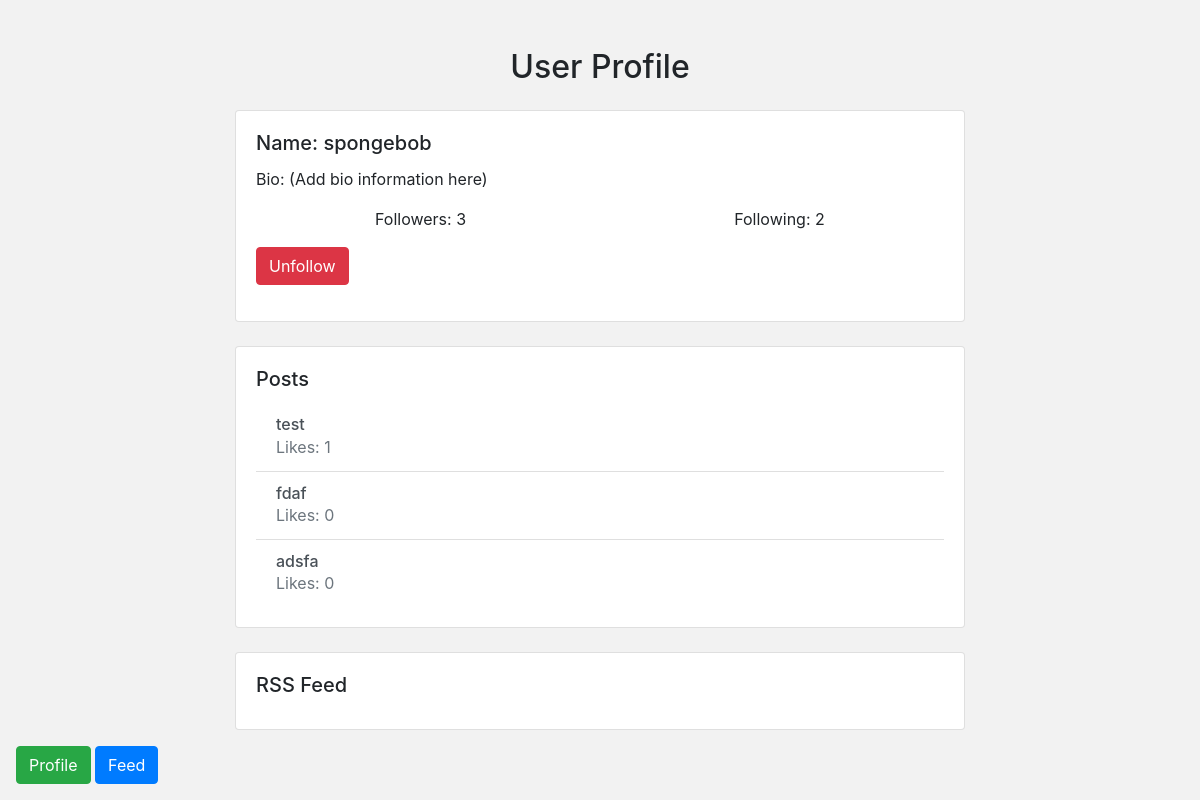
Page /Linkfeed/profile/spongebob/ (signed in) on the committed database.
### Linkfeed/models.py (models this page shows, shortened)
class Profile(models.Model):
    user = models.OneToOneField(User, on_delete=models.CASCADE)
    follower = models.ManyToManyField(User, blank=True, related_name="follower_user")
    following = models.ManyToManyField(User, blank=True, related_name="following_user")

class User(AbstractUser):
    pass

class Post(models.Model):
    user = models.ForeignKey("User", on_delete=models.CASCADE, related_name="posts")
    title = models.CharField(blank="Title", max_length=255)
    body = models.TextField(blank=True)
    likes = models.ManyToManyField(User, related_name="blog_posts")
    timestamp = models.DateTimeField(auto_now_add=True)
    def total_likes(self):
        return self.likes.count()

### Linkfeed/views.py (the view)
# urls.py: path('profile', views.current_user_profile, name='current_user_profile'),
def profile(request, username):
    if not request.user.is_authenticated:
        return HttpResponseRedirect(reverse("login"))
    else:
        profile_user = get_object_or_404(User, username=username)
        if profile_user == request.user:
            return redirect('current_user_profile')
        else:
            posts = Post.objects.filter(user=profile_user)
            profile = get_object_or_404(Profile, user=profile_user)
            rss_feed = get_object_or_404(RSSFeed, user=profile_user)
            if rss_feed:
                feed = feedparser.parse(rss_feed.link)
                entries = feed.entries
            else:
                entries = []  # Handle case where RSS feed is not available
            return render(request, "Linkfeed/other_profile.html", {"posts": posts, "profile": profile, "entries": entries})

### Linkfeed/templates/Linkfeed/other_profile.html (shortened to what this page needs)
{% extends "Linkfeed/layouts.html" %}
{% load static %}
{% block styles %}
    <link rel="stylesheet" href="{% static 'Linkfeed/profile.css' %}">
{% endblock %}
{% block body %}
<div class="container mt-5">
    <div class="row">
        <div class="col-md-8 offset-md-2">
            <h2 class="text-center mb-4">User Profile</h2>
            <div class="card mb-4">
                <div class="card-body">
                    <h5 class="card-title">Name: {{ profile.user.username }}</h5>
                    <p class="card-text">Bio: (Add bio information here)</p>
                    <div class="row">
                        <div class="col">
                            <p id="followers-link" class="card-text text-center" style="cursor: pointer;">Followers: {{ profile.follower.count }}</p>
                        </div>
                        <div class="col">
                            <p id="following-link" class="card-text text-center" style="cursor: pointer;">Following: {{ profile.following.count }}</p>
                        </div>
                    </div>
                    {% if request.user != profile.user %}
                        {% if request.user in profile.follower.all %}
                            <form action="{% url 'follow_profile' profile.user.username%}" method="POST" class="mt-3">
                                <button type="submit" class="btn btn-danger">Unfollow</button>
                            </form>
                        {% else %}
                            <form action="{% url 'follow_profile' profile.user.username %}" method="POST" class="mt-3">
                                {% csrf_token %}
                                <button type="submit" class="btn btn-primary">Follow</button>
                            </form>
                        {% endif %}
                    {% endif %}
                </div>
            </div>
            <div class="card">
                <div class="card-body" style="max-height: 500px; overflow-y: auto;">
                    <h5 class="card-title">Posts</h5>
                    <div class="list-group list-group-flush">
                        {% for post in posts %}
                        <a href="{% url 'post' post.id %}" class="list-group-item list-group-item-action">
                            <div class="d-flex justify-content-between align-items-center">
                                <div>
                                    {% if post.title %}
                                    <h6 class="mb-0">{{ post.title }}</h6>
                                    {% else %}
                                    <h6 class="mb-0">Untitled</h6>
                                    {% endif %}
                                    <p class="mb-0 text-muted">Likes: {{ post.total_likes }}</p>
                                </div>
                            </div>
                        </a>
                        {% endfor %}
                    </div>
                </div>
            </div>
            <div class="card mt-4">
                <div class="card-body">
                    <h5 class="card-title">RSS Feed</h5>
                </div>
            </div>
        </div>
    </div>
</div>
<div class="fixed-bottom mb-3 ml-3">
    <button class="btn btn-success profile-button" onclick="redirectToProfile()">Profile</button>
    <button class="btn btn-primary feed-button" onclick="redirectToFeed()">Feed</button>
</div>
{% endblock body %}

### Linkfeed/static/Linkfeed/profile.css (style rules this page uses)
body { background-color: #f2f2f2; }

### rows in the picture
Profile: user.username "spongebob", follower.count "3", following.count "2"
Post: title "test", total_likes "1"
Post: title "fdaf", total_likes "0"
Post: title "adsfa", total_likes "0"
